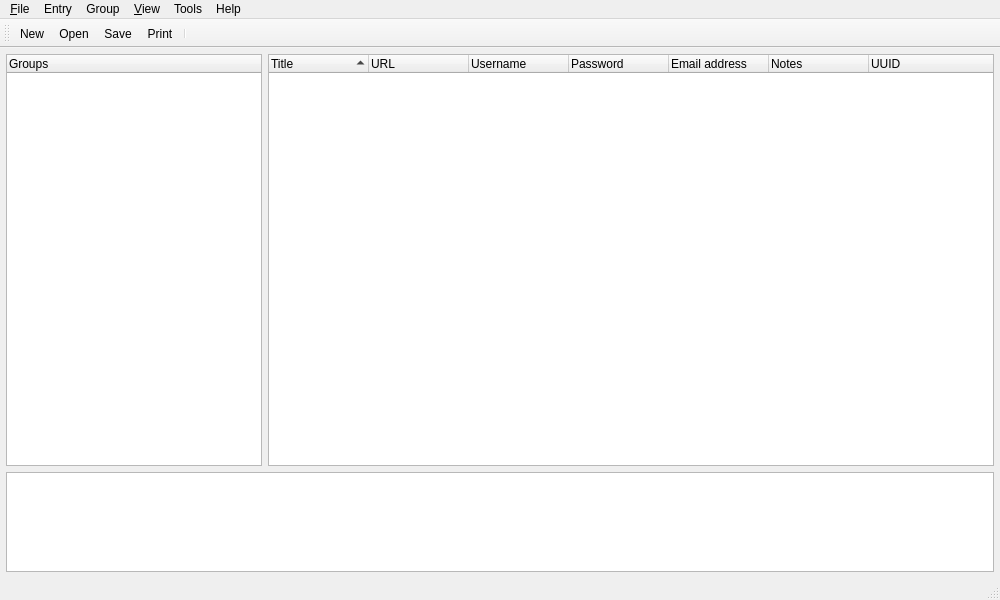
<?xml version="1.0" encoding="UTF-8"?>
<ui version="4.0">
 <class>MainWindow</class>
 <widget class="QMainWindow" name="MainWindow">
  <property name="geometry">
   <rect>
    <x>0</x>
    <y>0</y>
    <width>1000</width>
    <height>600</height>
   </rect>
  </property>
  <property name="windowTitle">
   <string>Silverlock</string>
  </property>
  <property name="windowIcon">
   <iconset resource="resources.qrc">
    <normaloff>:/main/res/app.svg</normaloff>:/main/res/app.svg</iconset>
  </property>
  <widget class="QWidget" name="centralWidget">
   <layout class="QVBoxLayout" name="verticalLayout">
    <property name="margin">
     <number>6</number>
    </property>
    <item>
     <layout class="QHBoxLayout" name="horizontalLayout_2">
      <item>
       <widget class="QTreeWidget" name="treeBrowser">
        <property name="sizePolicy">
         <sizepolicy hsizetype="Preferred" vsizetype="Expanding">
          <horstretch>0</horstretch>
          <verstretch>0</verstretch>
         </sizepolicy>
        </property>
        <property name="contextMenuPolicy">
         <enum>Qt::CustomContextMenu</enum>
        </property>
        <column>
         <property name="text">
          <string notr="true">Groups</string>
         </property>
        </column>
       </widget>
      </item>
      <item>
       <widget class="QTreeWidget" name="detailView">
        <property name="sizePolicy">
         <sizepolicy hsizetype="Expanding" vsizetype="Expanding">
          <horstretch>0</horstretch>
          <verstretch>0</verstretch>
         </sizepolicy>
        </property>
        <property name="alternatingRowColors">
         <bool>true</bool>
        </property>
        <property name="sortingEnabled">
         <bool>true</bool>
        </property>
        <column>
         <property name="text">
          <string notr="true">Title</string>
         </property>
        </column>
        <column>
         <property name="text">
          <string>URL</string>
         </property>
        </column>
        <column>
         <property name="text">
          <string>Username</string>
         </property>
        </column>
        <column>
         <property name="text">
          <string>Password</string>
         </property>
        </column>
        <column>
         <property name="text">
          <string>Email address</string>
         </property>
        </column>
        <column>
         <property name="text">
          <string>Notes</string>
         </property>
        </column>
        <column>
         <property name="text">
          <string>UUID</string>
         </property>
        </column>
       </widget>
      </item>
     </layout>
    </item>
    <item>
     <widget class="QTextEdit" name="textEdit">
      <property name="sizePolicy">
       <sizepolicy hsizetype="Minimum" vsizetype="Minimum">
        <horstretch>0</horstretch>
        <verstretch>0</verstretch>
       </sizepolicy>
      </property>
      <property name="maximumSize">
       <size>
        <width>16777215</width>
        <height>100</height>
       </size>
      </property>
      <property name="readOnly">
       <bool>true</bool>
      </property>
     </widget>
    </item>
   </layout>
  </widget>
  <widget class="QMenuBar" name="menuBar">
   <property name="geometry">
    <rect>
     <x>0</x>
     <y>0</y>
     <width>1000</width>
     <height>21</height>
    </rect>
   </property>
   <widget class="QMenu" name="menu_File">
    <property name="title">
     <string>&amp;File</string>
    </property>
    <addaction name="action_New"/>
    <addaction name="action_Open"/>
    <addaction name="separator"/>
    <addaction name="actionClose"/>
    <addaction name="separator"/>
    <addaction name="action_Save"/>
    <addaction name="actionSave_As"/>
    <addaction name="separator"/>
    <addaction name="action_Print"/>
    <addaction name="actionPrint_Preview"/>
    <addaction name="separator"/>
    <addaction name="actionE_xit"/>
   </widget>
   <widget class="QMenu" name="menu_View">
    <property name="title">
     <string>&amp;View</string>
    </property>
    <addaction name="actionAlways_on_Top"/>
    <addaction name="actionCenter_to_Screen"/>
    <addaction name="separator"/>
    <addaction name="actionShow_Passwords"/>
   </widget>
   <widget class="QMenu" name="menuTools">
    <property name="title">
     <string>Tools</string>
    </property>
    <addaction name="actionCheck_for_Updates"/>
    <addaction name="separator"/>
    <addaction name="actionOptions"/>
   </widget>
   <widget class="QMenu" name="menuHelp">
    <property name="title">
     <string>Help</string>
    </property>
    <addaction name="actionAbout"/>
   </widget>
   <widget class="QMenu" name="menuEntry">
    <property name="title">
     <string>Entry</string>
    </property>
    <addaction name="actionMove_Entries"/>
    <addaction name="actionEdit_Entry"/>
    <addaction name="actionDelete_Entries"/>
   </widget>
   <widget class="QMenu" name="menuGroup">
    <property name="title">
     <string>Group</string>
    </property>
    <addaction name="actionAdd_Subgroup"/>
    <addaction name="actionAdd_Entry"/>
    <addaction name="separator"/>
    <addaction name="actionMove_Groups"/>
    <addaction name="actionEdit_Group"/>
    <addaction name="actionDelete_Groups"/>
   </widget>
   <addaction name="menu_File"/>
   <addaction name="menuEntry"/>
   <addaction name="menuGroup"/>
   <addaction name="menu_View"/>
   <addaction name="menuTools"/>
   <addaction name="menuHelp"/>
  </widget>
  <widget class="QToolBar" name="mainToolBar">
   <property name="iconSize">
    <size>
     <width>16</width>
     <height>16</height>
    </size>
   </property>
   <attribute name="toolBarArea">
    <enum>TopToolBarArea</enum>
   </attribute>
   <attribute name="toolBarBreak">
    <bool>false</bool>
   </attribute>
   <addaction name="action_New"/>
   <addaction name="action_Open"/>
   <addaction name="action_Save"/>
   <addaction name="action_Print"/>
   <addaction name="separator"/>
  </widget>
  <widget class="QStatusBar" name="statusBar"/>
  <action name="action_New">
   <property name="icon">
    <iconset resource="resources.qrc">
     <normaloff>:/main/res/new.png</normaloff>:/main/res/new.png</iconset>
   </property>
   <property name="text">
    <string>&amp;New</string>
   </property>
   <property name="statusTip">
    <string>Create a new file</string>
   </property>
  </action>
  <action name="action_Open">
   <property name="icon">
    <iconset resource="resources.qrc">
     <normaloff>:/main/res/open.png</normaloff>:/main/res/open.png</iconset>
   </property>
   <property name="text">
    <string>&amp;Open</string>
   </property>
   <property name="statusTip">
    <string>Open an existing file</string>
   </property>
  </action>
  <action name="action_Save">
   <property name="icon">
    <iconset resource="resources.qrc">
     <normaloff>:/main/res/save.png</normaloff>:/main/res/save.png</iconset>
   </property>
   <property name="text">
    <string>&amp;Save</string>
   </property>
   <property name="statusTip">
    <string>Save the database to disk</string>
   </property>
  </action>
  <action name="actionSave_As">
   <property name="text">
    <string>Save As...</string>
   </property>
   <property name="statusTip">
    <string>Save the database under a new name</string>
   </property>
  </action>
  <action name="action_Print">
   <property name="icon">
    <iconset resource="resources.qrc">
     <normaloff>:/main/res/print.png</normaloff>:/main/res/print.png</iconset>
   </property>
   <property name="text">
    <string>&amp;Print...</string>
   </property>
  </action>
  <action name="actionPrint_Preview">
   <property name="icon">
    <iconset resource="resources.qrc">
     <normaloff>:/main/res/print_preview.png</normaloff>:/main/res/print_preview.png</iconset>
   </property>
   <property name="text">
    <string>Print Preview</string>
   </property>
  </action>
  <action name="actionE_xit">
   <property name="text">
    <string>E&amp;xit</string>
   </property>
   <property name="statusTip">
    <string>Exit the application</string>
   </property>
  </action>
  <action name="actionClose">
   <property name="text">
    <string>Close</string>
   </property>
   <property name="statusTip">
    <string>Close this window</string>
   </property>
  </action>
  <action name="actionAlways_on_Top">
   <property name="text">
    <string>Always on Top</string>
   </property>
   <property name="statusTip">
    <string>Keep the application on top of other windows</string>
   </property>
  </action>
  <action name="actionCenter_to_Screen">
   <property name="text">
    <string>Center to Screen</string>
   </property>
   <property name="statusTip">
    <string>Move the application window to  the center of the screen</string>
   </property>
  </action>
  <action name="actionShow_Passwords">
   <property name="text">
    <string>Show Passwords</string>
   </property>
   <property name="statusTip">
    <string>Show or hide passwords in the grid view</string>
   </property>
  </action>
  <action name="actionOptions">
   <property name="text">
    <string>Options...</string>
   </property>
   <property name="statusTip">
    <string>Configure program options</string>
   </property>
  </action>
  <action name="actionCheck_for_Updates">
   <property name="text">
    <string>Check for Updates</string>
   </property>
   <property name="statusTip">
    <string>Check for an newer version of the application</string>
   </property>
  </action>
  <action name="actionAbout">
   <property name="text">
    <string>About</string>
   </property>
   <property name="statusTip">
    <string>Show the application's About box</string>
   </property>
  </action>
  <action name="actionAdd">
   <property name="text">
    <string>Add</string>
   </property>
  </action>
  <action name="actionEdit_Entry">
   <property name="text">
    <string>Edit Entry</string>
   </property>
   <property name="statusTip">
    <string>Edit the properties of the selected entry</string>
   </property>
  </action>
  <action name="actionDelete_Entries">
   <property name="text">
    <string>Delete Entries</string>
   </property>
   <property name="statusTip">
    <string>Delete the selected entries</string>
   </property>
  </action>
  <action name="actionMove_Entries">
   <property name="text">
    <string>Move Entries</string>
   </property>
   <property name="statusTip">
    <string>Move the selected entries to a different group</string>
   </property>
  </action>
  <action name="actionAdd_Subgroup">
   <property name="text">
    <string>Add Subgroup</string>
   </property>
   <property name="statusTip">
    <string>Add a subgroup to the selected group</string>
   </property>
  </action>
  <action name="actionMove_Groups">
   <property name="text">
    <string>Move Groups</string>
   </property>
   <property name="statusTip">
    <string>Move the selected groups to a new group</string>
   </property>
  </action>
  <action name="actionEdit_Group">
   <property name="text">
    <string>Edit Group</string>
   </property>
   <property name="statusTip">
    <string>Edit the selected group</string>
   </property>
  </action>
  <action name="actionDelete_Groups">
   <property name="text">
    <string>Delete Groups</string>
   </property>
   <property name="statusTip">
    <string>Delete the selected groups</string>
   </property>
  </action>
  <action name="actionAdd_Entry">
   <property name="text">
    <string>Add Entry</string>
   </property>
   <property name="statusTip">
    <string>Adds a new entry to the selected group</string>
   </property>
  </action>
 </widget>
 <layoutdefault spacing="6" margin="11"/>
 <resources>
  <include location="resources.qrc"/>
 </resources>
 <connections/>
</ui>
